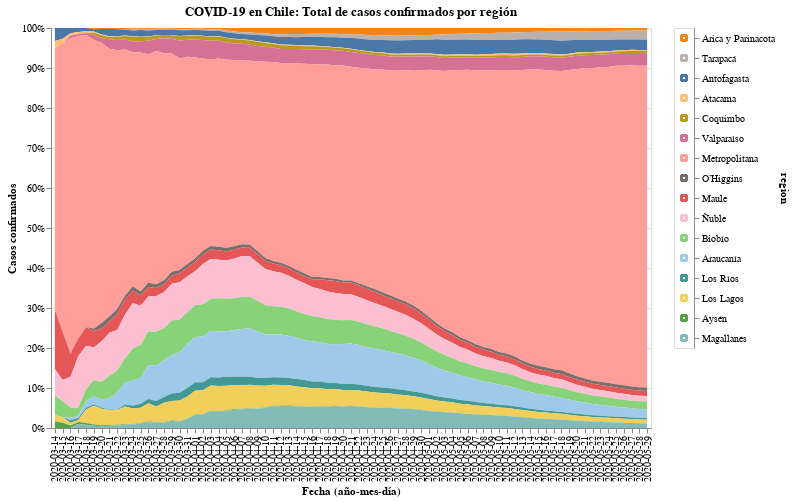

This figure's notebook cell:
### Markdown cell above
Inspirado del [tweet](https://twitter.com/NachoToledoR/status/1244631395781218306) de [@NachoToledoR](https://twitter.com/NachoToledoR).

### Code cell
#hide_input
selection2 = alt.selection_multi(fields=['region'], on='mouseover')
color = alt.condition(selection2,
                    alt.Color('region:N', scale=alt.Scale(scheme='tableau20'), legend=None),
                    alt.value('lightgray'))

chart = alt.Chart(data.iloc[176:]).mark_area().encode(
    x=alt.X('date:O', axis=alt.Axis(title='Fecha (año-mes-día)')),
    y=alt.Y('casos', axis=alt.Axis(title='Casos confirmados'), stack="normalize"),
    color=color,
    tooltip=['date', 'region', 'casos'],
    order=alt.Order(
    # Sort the segments of the bars by this field
    'codigo region',
    sort='descending'
    )
).properties(
    title='COVID-19 en Chile: Total de casos confirmados por región'
).add_selection(
    selection2
)

legend = alt.Chart(data).mark_point().encode(
    y=alt.Y('region:N', axis=alt.Axis(orient='right'), sort=regiones),
    color=color
).add_selection(
    selection2
)

chart.properties(width=600, height=400) | legend

### Figure 1 — Vega-Lite specification as saved in the notebook (floating-point values rounded to 4 significant figures; data arrays with more than 128 entries replaced by an {"elided": "..."} marker saying what was removed)
{"config": {"view": {"continuousWidth": 400, "continuousHeight": 300}}, "hconcat": [{"data": {"name": "data-142aac5e172fdbff4082fb11bd741b13"}, "mark": "area", "encoding": {"color": {"condition": {"type": "nominal", "field": "region", "legend": null, "scale": {"scheme": "tableau20"}, "selection": "selector004"}, "value": "lightgray"}, "order": {"type": "quantitative", "field": "codigo region", "sort": "descending"}, "tooltip": [{"type": "nominal", "field": "date"}, {"type": "nominal", "field": "region"}, {"type": "quantitative", "field": "casos"}], "x": {"type": "ordinal", "axis": {"title": "Fecha (año-mes-día)"}, "field": "date"}, "y": {"type": "quantitative", "axis": {"title": "Casos confirmados"}, "field": "casos", "stack": "normalize"}}, "height": 400, "selection": {"selector004": {"type": "multi", "fields": ["region"], "on": "mouseover"}}, "title": "COVID-19 en Chile: Total de casos confirmados por región", "width": 600}, {"data": {"name": "data-222f2d77432ee9528fef4e07c17a523a"}, "mark": "point", "encoding": {"color": {"condition": {"type": "nominal", "field": "region", "legend": null, "scale": {"scheme": "tableau20"}, "selection": "selector004"}, "value": "lightgray"}, "y": {"type": "nominal", "axis": {"orient": "right"}, "field": "region", "sort": ["Arica y Parinacota", "Tarapacá", "Antofagasta", "Atacama", "Coquimbo", "Valparaíso", "Metropolitana", "O’Higgins", "Maule", "Ñuble", "Biobío", "Araucanía", "Los Ríos", "Los Lagos", "Aysén", "Magallanes"]}}, "selection": {"selector004": {"type": "multi", "fields": ["region"], "on": "mouseover"}}}], "$schema": "https://vega.github.io/schema/vega-lite/v4.8.1.json", "datasets": {"data-142aac5e172fdbff4082fb11bd741b13": {"elided": "1232 records"}, "data-222f2d77432ee9528fef4e07c17a523a": {"elided": "1408 records"}}}
